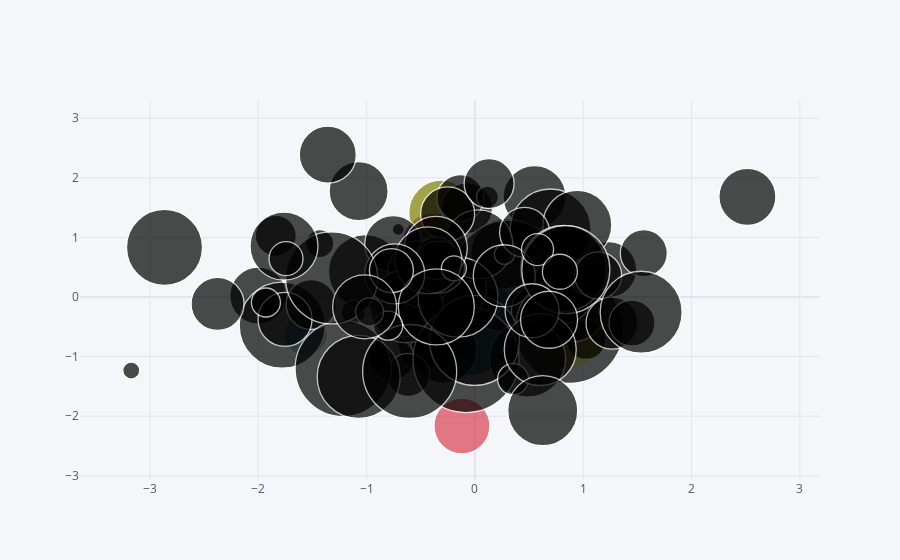

Notebook cell for this chart:
### Markdown cell above
### Bubble Plot

### Code cell
df.iplot(kind='bubble',x='A',y='B',size='C')
